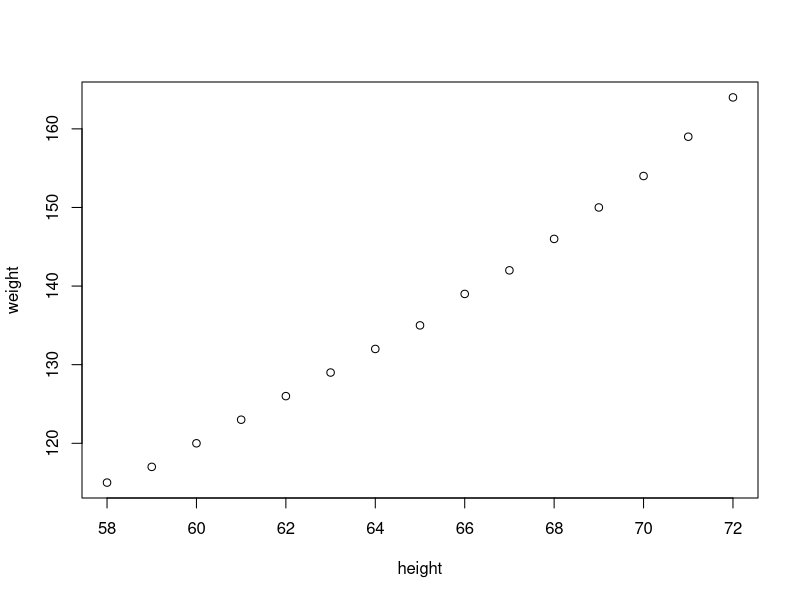
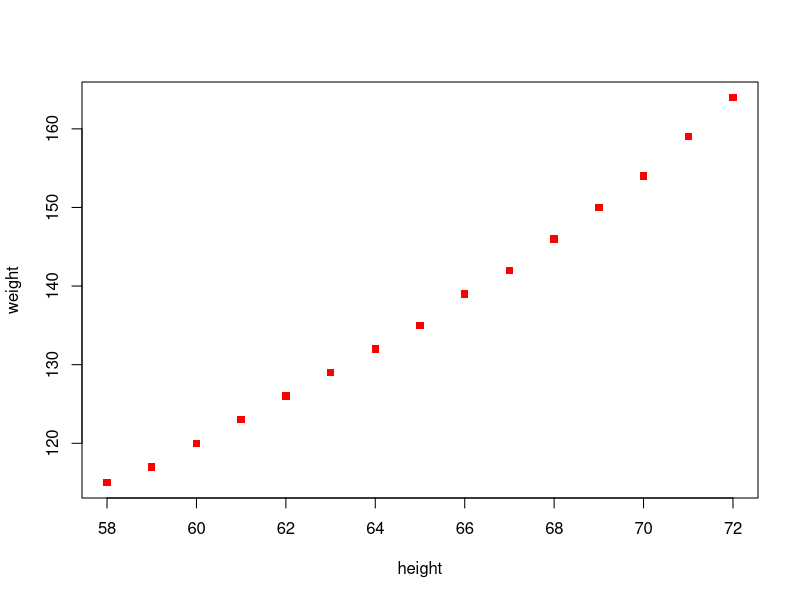
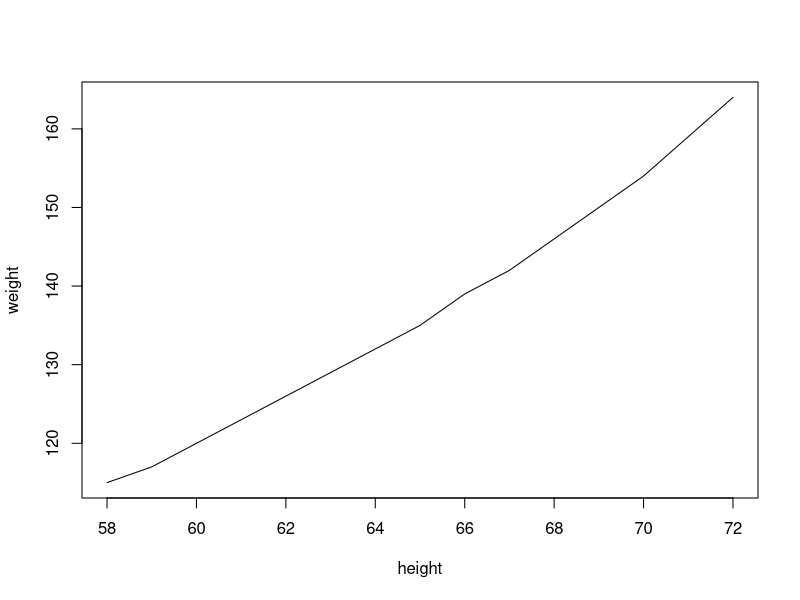
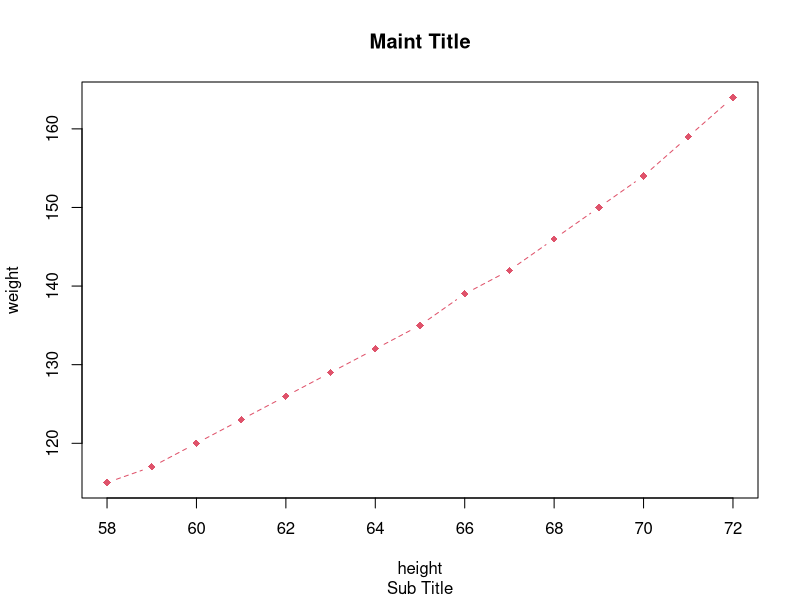
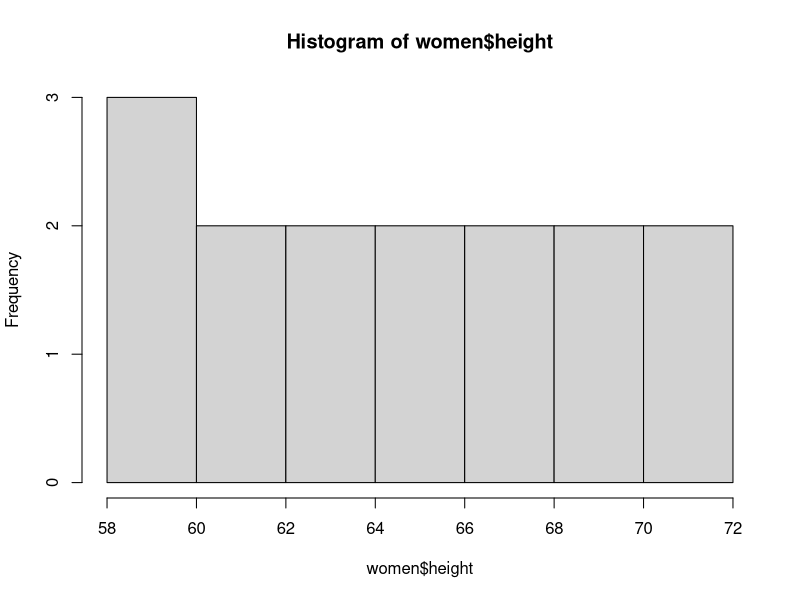
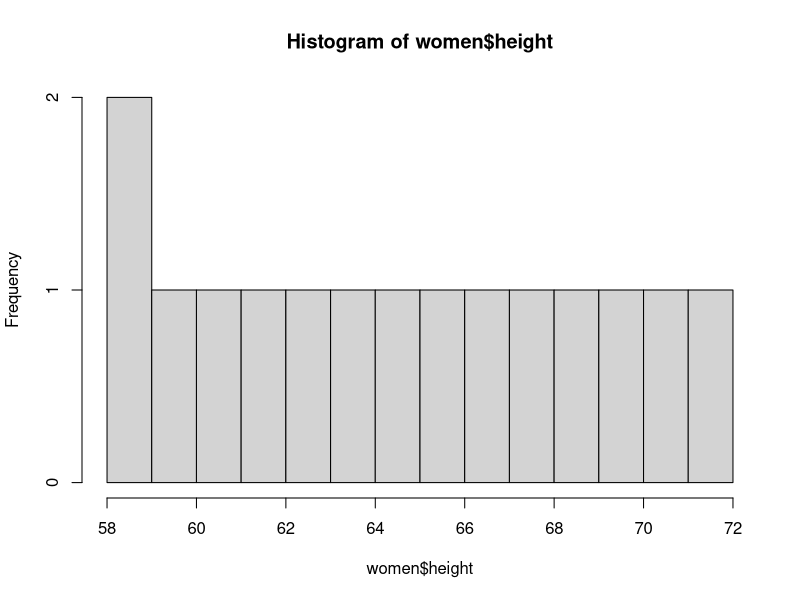
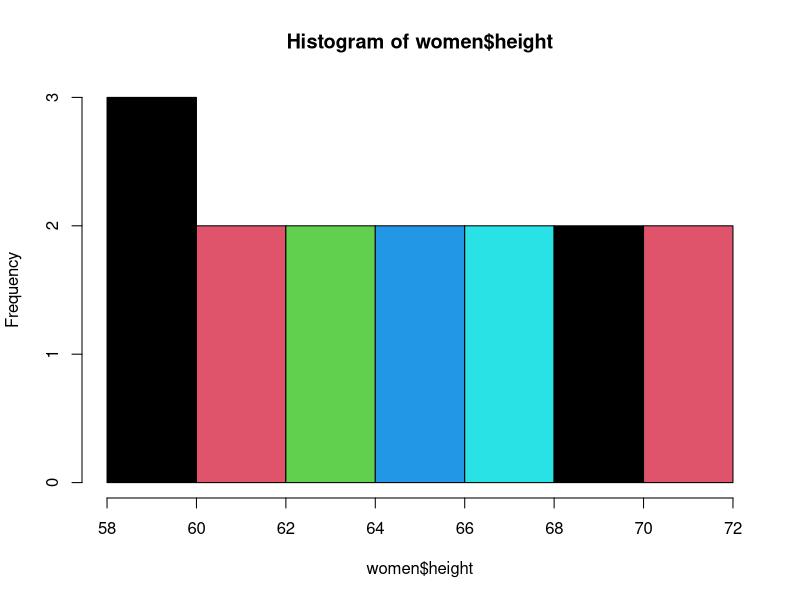
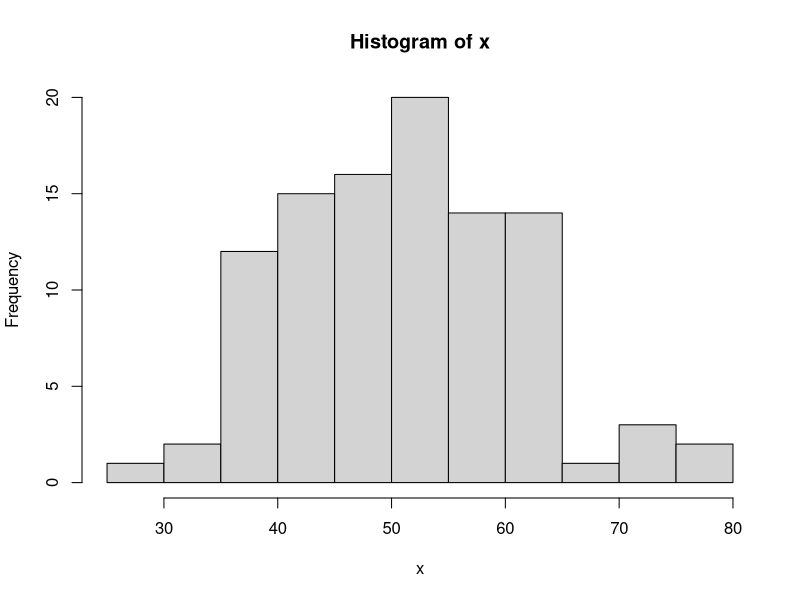

These figures' R source, in order: (Note: this script raises an error after producing the figures.)
#combined plots
#plot, histogram, pie, etc

women
plot(women)
plot(women, type='p', pch=15, col='red')
plot(women, type='l')
plot(women, type='b', pch=18, lty=2, col=2)

title(main='Maint Title', sub='Sub Title')


#leaf and stem
stem(women$height)

#histogram
hist(women$height)
hist(women$height, breaks=10)
hist(women$height, breaks=5, col=1:5)

#histogram2
(x = rnorm(100, 50, 10))
hist(x)

hist(x, freq=F, col=1:5)
lines(density(x))


#density plot : shape of data
plot(density(x), col='red')

#pie

gender
table(gender)
pie(table(gender))
x=c(10, 20, 40, 50)
pie(x)
xlabels = c('A', 'B', 'C', 'D')
x/sum(x)
(labels2 = paste(xlabels, round(x/sum(x),2)*100, sep='-'))



#barplot

#correlation plot
pairs(women)
cov(women$height,women$height)
cor(women$height,women$height)
cor(women$height,women$weight)
cov(women$height,women$weight)
pairs(mtcars)
pairs(mtcars[1:4])
?pairs
pairs(mtcars[c('mpg', 'wt', 'hp')])
